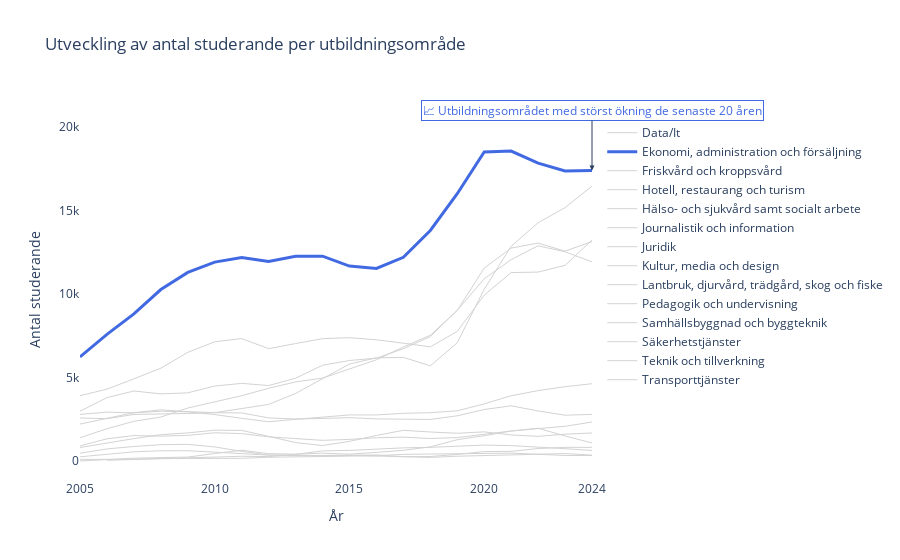

Write notebook code for a chart like this one.
### Code cell
fig = create_highlighted_line_chart(df_long)
fig.show()
